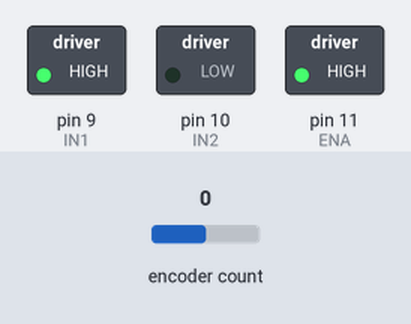
The sketch below on a simulated Arduino Uno, built with avr-gcc and run on an emulated ATmega328P. Parts: switched loads named in the sketch (green lamp = pin HIGH). The test bench sets the inputs (shaded band); at power-on: encoder count 0. What the sketch prints to the serial monitor is not drawn.

Above: at 0.1 s.
Timing chart, 0 to 1.6 s (numbered marks = the images above):
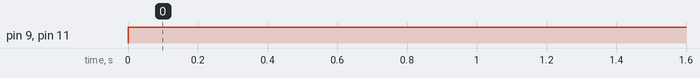

The sketch:

torquecalc.ino
```cpp
#include <Encoder.h>

Encoder motor(2, 3);  // Encoder pins

// H-Bridge pins
const int IN1 = 9;
const int IN2 = 10;
const int ENA = 11;

// Motor/encoder constants
const float gearratio = 63.0;
const float encodeticks = 44.0;
const float ticksPerRevolution = encodeticks * gearratio;

long pos = 0;
long lastPos = 0;
unsigned long lastRPMTime = 0;
float rpm = 0;
bool israising = true;


void setup() {
  Serial.begin(9600);
  pinMode(IN1, OUTPUT);
  pinMode(IN2, OUTPUT);
  pinMode(ENA, OUTPUT);
}

void loop() {
  unsigned long currentTime = millis();
  pos = motor.read();

  if (currentTime - lastRPMTime >= 1000) {
    long deltaPos = pos - lastPos;
    float deltaTime = (currentTime - lastRPMTime) / 1000.0; // seconds
    float revolutions = deltaPos / ticksPerRevolution;
    rpm = (revolutions / deltaTime) * 60.0;
    Serial.print("Ticks: ");
    Serial.println(pos);
    Serial.print("Motor RPM: ");
    Serial.println(rpm, 2);
    Serial.println();
    lastPos = pos;
    lastRPMTime = currentTime;
  }
  // Example motion pattern:
  // Forward for 3s, stop for 1s, reverse for 3s, repeat
  unsigned long cycleTime = currentTime % 7000;  // 7 second loop

  // digitalWrite(IN1, HIGH);
  // digitalWrite(IN2, LOW);
  // digitalWrite(ENA, HIGH);
  //- 14903
  if(pos <= 11000 && israising)
  {
    digitalWrite(IN1, HIGH);
    digitalWrite(IN2, LOW);
    analogWrite(ENA, 1023);
  }
  else
  {
    israising = false;
    digitalWrite(IN1, LOW);
    digitalWrite(IN2, HIGH);
    digitalWrite(ENA, HIGH);
    if (pos <= 0){
      israising = true;
    }
  }
  // if (pos <= encodeticks * gearratio)
  // {
  //   digitalWrite(IN1, HIGH);
  //   digitalWrite(IN2, LOW);
  //   digitalWrite(ENA, HIGH);
  // }
  // else
  // {
  //   digitalWrite(IN1, LOW);
  //   digitalWrite(IN2, LOW);
  //   digitalWrite(ENA, HIGH);
  // }
  // if (cycleTime < 3000) {
  //   // Forward
  //   digitalWrite(IN1, HIGH);
  //   digitalWrite(IN2, LOW);
  //   digitalWrite(ENA, HIGH);
  // }
  // else if (cycleTime < 4000) {
  //   // Stop
  //   digitalWrite(IN1, LOW);
  //   digitalWrite(IN2, LOW);
  //   digitalWrite(ENA, LOW);
  // }
  // else {
  //   // Reverse
  //   digitalWrite(IN1, LOW);
  //   digitalWrite(IN2, HIGH);
  //   digitalWrite(ENA, HIGH);
  // }
}
```

Measured:
- by itself, pin 9 (IN1), pin 11 (ENA): LOW → HIGH at 0.00 s
